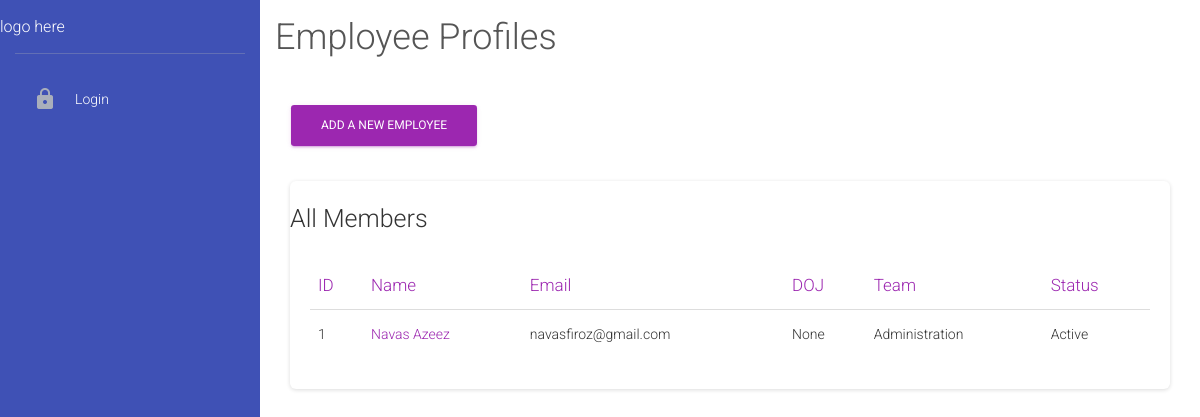
/employees/, run on the app's committed database.
### main.py (models this page shows)
class User(db.Model):
    id = db.Column(db.Integer, primary_key=True)
    name = db.Column(db.String(150), nullable=False)
    email = db.Column(db.String,nullable=False)
    phone = db.Column(db.String)
    whatsapp = db.Column(db.Boolean)
    title = db.Column(db.String)
    role = db.Column(db.String)
    annual_leaves = db.Column(db.String)
    team_id = db.Column(db.Integer, db.ForeignKey("team.id"))
    admin_to_team = db.Column(db.Integer)
    line_manager = db.Column(db.Integer)
    password = db.Column(db.String)
    dob = db.Column(db.DateTime)
    blood_group = db.Column(db.String)
    doj = db.Column(db.DateTime)
    pay = db.Column(db.Integer)
    address = db.Column(db.String)
    secondary_contact_name = db.Column(db.String)
    secondary_contact_relation = db.Column(db.String)
    secondary_contact_phone = db.Column(db.String)
    origin_country = db.Column(db.String)
    diet_type = db.Column(db.String)
    drinking = db.Column(db.Boolean)
    marital_status = db.Column(db.String)
    dp = db.Column(db.String)

class Team(db.Model):
    id = db.Column(db.Integer, primary_key=True)
    name = db.Column(db.String, nullable=False)
    users = db.relationship("User",backref="team")

### main.py (the view, shortened to what this page needs)
@app.route('/employees/', methods=["GET","POST"])
def employees():
    all_team= Team.query.all()
    all_users = User.query.all()
    if request.method == "GET":
        return render_template("employees.html", teams=all_team, users=all_users)

### main.py (called while the page is built)
@app.before_request
def before_request():
    g.user = None
    if "uid" in session:
        login_user = User.query.get(session["uid"])
        if login_user and login_user.team_id == session["td"] and bcrypt.check_password_hash(session["sk"], login_user.name):
            g.user = login_user

### templates/employees.html (shortened to what this page needs)
{% extends "template.html" %}
{% block heading %}
<h2>Employee Profiles</h2>
{% endblock %}
{% block content %}
<button type="button" class="btn btn-primary" data-toggle="modal" data-target="#add-employee">
  Add a new Employee
</button>
</div>
<div class="col-md-12">
  <div class="card">
    <h3>All Members</h3>
    <div class="card-body">
      <div class="table-responsive">
        <table class="table">
          <thead class=" text-primary">
            <tr><th>
              ID
            </th>
            <th>
              Name
            </th>
            <th>
              Email
            </th>
            <th>
              DOJ
            </th>
            <th>
              Team
            </th>
            <th>
              Status
            </th>
          </tr></thead>
          <tbody>
            {% for user in users%}
            <tr>
              <td>
                {{user.id}}
              </td>
              <td>
                <a href="/profile/{{user.id}}">{{user.name}}</a>
              </td>
              <td>
                {{user.email}}
              </td>
              <td>
                {{user.doj}}
              </td>
              <td>
                {{user.team.name}}
              </td>
              <td>
                {% if user.password %}
                Active
                {% else %}
                Invited (Pending)
                {% endif %}
              </td>
            </tr>
            {% endfor %}
          </tbody>
        </table>
      </div>
    </div>
  </div>
</div>
{% endblock %}

### static/css/custom.css (style rules this page uses)
body { background-color: #fff; }

### data on the page
User: id "1", name "Navas Azeez", email "navasfiroz@gmail.com", doj "None", team.name "Administration", shows "Active"
